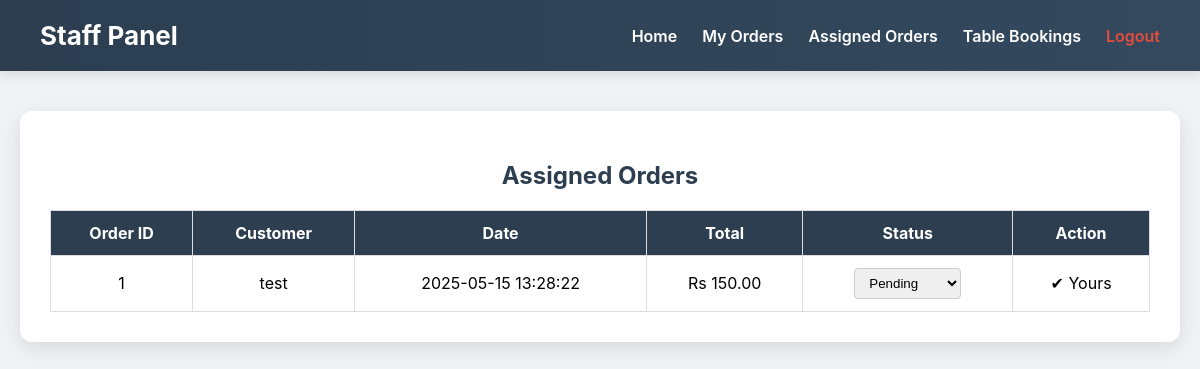
The page /staff_orders.php (signed in) on the database as committed earlier.
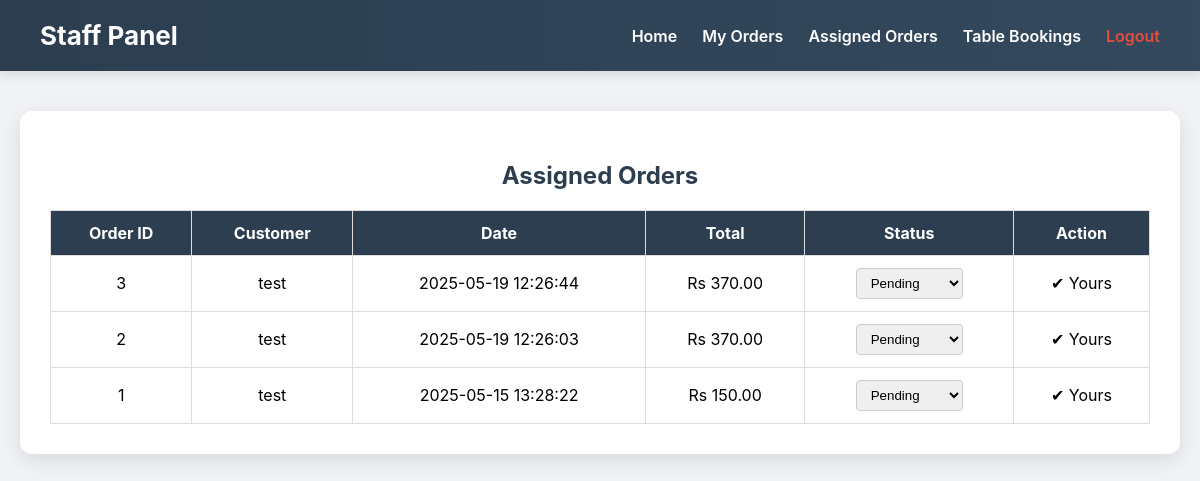
The same page on the database as committed later.
### tables this page shows
CREATE TABLE `orders` (
  `id` int(11) NOT NULL,
  `user_id` int(11) DEFAULT NULL,
  `order_date` datetime DEFAULT current_timestamp(),
  `order_details` text DEFAULT NULL,
  `total` decimal(10,2) NOT NULL,
  `status` varchar(50) DEFAULT NULL,
  `assigned_staff_id` int(11) DEFAULT NULL,
  `payment_method` varchar(50) DEFAULT NULL
);

CREATE TABLE `users` (
  `id` int(11) NOT NULL,
  `username` varchar(50) NOT NULL,
  `password` varchar(255) NOT NULL,
  `role` enum('admin','staff','user') DEFAULT 'user'
);

### staff_orders.php (the view, shortened to what this page needs)
<?php
include 'db_connect.php';
$staffId = $_SESSION['user_id'];
try {
    $stmt = $conn->prepare("
        SELECT
            orders.id,
            orders.order_date,
            orders.total,
            orders.status,
            u.username AS customer_name
        FROM orders
        JOIN users u ON orders.user_id = u.id
        WHERE orders.assigned_staff_id = :staff_id
        ORDER BY orders.order_date DESC
    ");
    $stmt->execute(['staff_id' => $staffId]);
    $orders = $stmt->fetchAll(PDO::FETCH_ASSOC);
} catch (PDOException $e) {
    die("Database error: " . $e->getMessage());
}
?>
<!DOCTYPE html>
<html lang="en">
<head>
</head>
<body>
<div class="navbar">
    <h1>Staff Panel</h1>
      <ul>
          <li> <a href="staff_dashboard.php">Home</a></li>
          <li><a href="staff_orders.php">My Orders</a></li>
        <li><a href="assigned_orders.php">Assigned Orders</a></li>
        <li><a href="table_bookings.php">Table Bookings</a></li>
        <li><a class="logout" href="logout.php">Logout</a></li>
    </ul>
</div>
<div class="container">
    <h2>Assigned Orders</h2>
    <?php if (empty($orders)): ?>
        <p style="text-align:center;">No orders assigned to you yet.</p>
    <?php else: ?>
        <table>
            <thead>
                <tr>
                    <th>Order ID</th>
                    <th>Customer</th>
                    <th>Date</th>
                    <th>Total</th>
                    <th>Status</th>
                    <th>Action</th>
                </tr>
            </thead>
            <tbody>
            <?php foreach ($orders as $order): ?>
                <tr>
                    <td><?= htmlspecialchars($order['id']) ?></td>
                    <td><?= htmlspecialchars($order['customer_name']) ?></td>
                    <td><?= htmlspecialchars($order['order_date']) ?></td>
                    <td>Rs <?= number_format($order['total'], 2) ?></td>
                    <td>
                        <form method="POST" action="update_order_status.php" style="margin:0;">
                            <select name="status" onchange="this.form.submit()">
                                <option value="pending" <?= $order['status'] === 'pending' ? 'selected' : '' ?>>Pending</option>
                            </select>
                        </form>
                    </td>
                    <td>✔ Yours</td>
                </tr>
            <?php endforeach; ?>
            </tbody>
        </table>
    <?php endif; ?>
</div>
</body>
</html>

Rows that differ between the two databases and show on the page:
added orders: id "3", user.username "test", order_date "2025-05-19 12:26:44", total "370.00"
added orders: id "2", user.username "test", order_date "2025-05-19 12:26:03", total "370.00"
